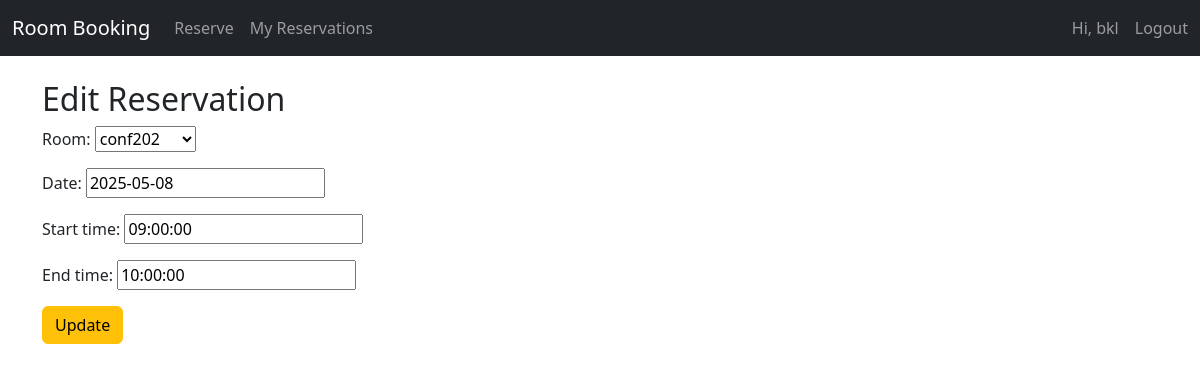
/edit/3/ (signed in), run on the app's committed database.
### reservations/models.py (models this page shows, shortened)
class Reservation(models.Model):
    user = models.ForeignKey(User, on_delete=models.CASCADE)
    room = models.ForeignKey(ConferenceRoom, on_delete=models.CASCADE)
    date = models.DateField(default=date.today)
    start_time = models.TimeField(default=time(9, 0))  # 9:00 AM
    end_time = models.TimeField(default=time(10, 0))   # 10:00 AM

### reservations/views.py (the view)
# urls.py: path('edit/<int:id>/', views.edit_reservation, name='edit_reservation'),
@login_required
def edit_reservation(request, id):
    reservation = Reservation.objects.get(id=id, user=request.user)
    if request.method == 'POST':
        form = ReservationForm(request.POST, instance=reservation)
        if form.is_valid():
            form.save()
            return redirect('my_reservations')
    else:
        form = ReservationForm(instance=reservation)
    return render(request, 'reservations/edit_reservation.html', {'form': form})

### reservations/forms.py
class ReservationForm(forms.ModelForm):
    class Meta:
        model = Reservation
        fields = ['room', 'date', 'start_time', 'end_time']

### reservations/models.py (called while the page is built)
    def __str__(self):
        return self.name

### templates/reservations/edit_reservation.html (shortened to what this page needs)
<!DOCTYPE html>
<html lang="en">
<head>
</head>
<body>
{% extends "base.html" %}
{% block content %}
<h2>Edit Reservation</h2>
<form method="post">
    {{ form.as_p }}
    <button type="submit" class="btn btn-warning">Update</button>
</form>
{% endblock %}

### templates/base.html (shortened to what this page needs)
<!DOCTYPE html>
<html lang="en">
<head>
    <link href="https://cdn.jsdelivr.net/npm/bootstrap@5.3.0/dist/css/bootstrap.min.css" rel="stylesheet">
</head>
<body>
<nav class="navbar navbar-expand-lg navbar-dark bg-dark">
    <div class="container-fluid">
        <a class="navbar-brand" href="/">Room Booking</a>
        <div class="collapse navbar-collapse">
            <ul class="navbar-nav me-auto">
                {% if user.is_authenticated %}
                    <li class="nav-item">
                        <a class="nav-link" href="{% url 'make_reservation' %}">Reserve</a>
                    </li>
                    <li class="nav-item">
                        <a class="nav-link" href="{% url 'my_reservations' %}">My Reservations</a>
                    </li>
                {% endif %}
            </ul>
            <ul class="navbar-nav">
                {% if user.is_authenticated %}
                    <li class="nav-item">
                        <span class="navbar-text me-3">Hi, {{ user.username }}</span>
                    </li>
                    <li class="nav-item">
                        <form method="post" action="{% url 'logout' %}">
                            <button type="submit" class="btn btn-link nav-link" style="padding: 0;">Logout</button>
                        </form>
                    </li>
                {% endif %}
            </ul>
        </div>
    </div>
</nav>
<div class="container mt-4">
    {% block content %}
    {% endblock %}
</div>
</body>
</html>

### data on the page
Reservation: room "conf202", date "2025-05-08", start_time "09:00:00", end_time "10:00:00"

### other printed values
{{ user.username }} "bkl"
